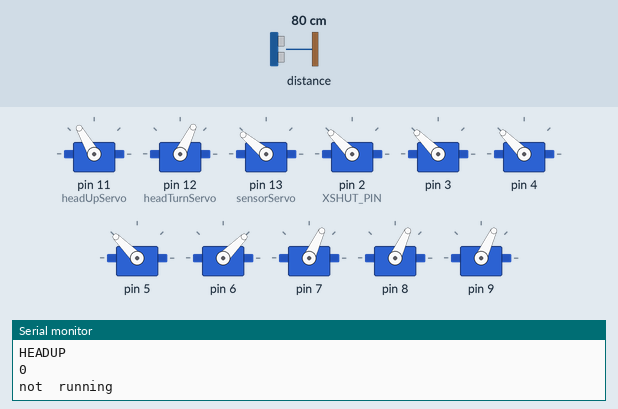
Simulated run of this sketch. Board: Arduino Uno, built with avr-gcc and run on an emulated ATmega328P. Shown: 11 × servo, the last lines printed to the serial monitor. The test bench sets the inputs (shaded band); at power-on: distance to the obstacle 80 cm.

Above: at 1.2 s.
1.3 s: distance to the obstacle set to 94 cm
4.3 s: distance to the obstacle set to 103 cm
At 5.64 s:
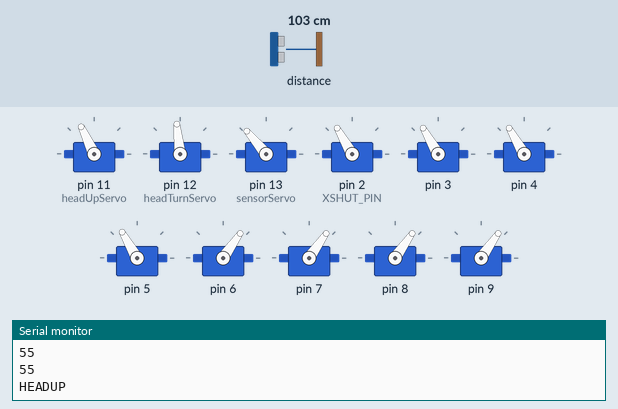
7.3 s: distance to the obstacle set to 2 cm
At 7.52 s:
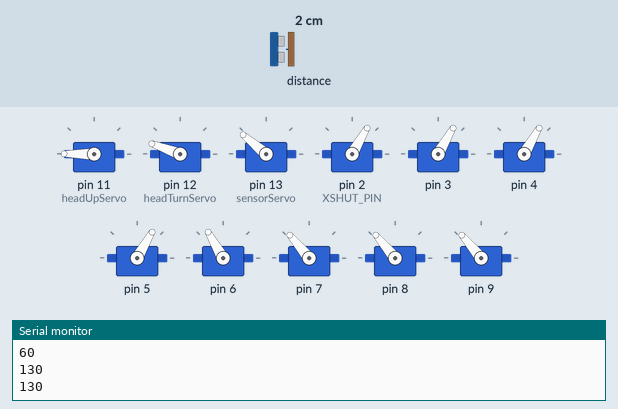
10.3 s: distance to the obstacle set to 120 cm
At 11.5 s:
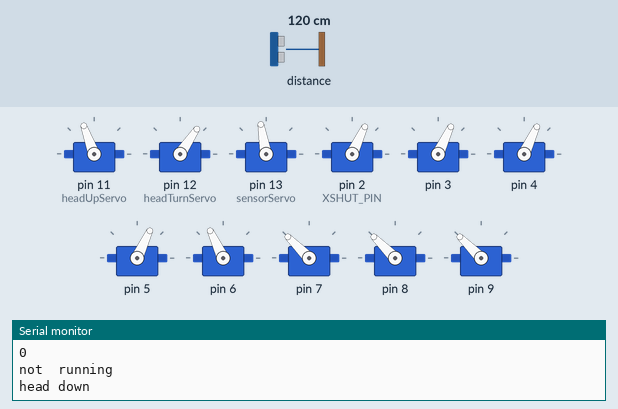
13.3 s: distance to the obstacle set to 4 cm
At 13.95 s:
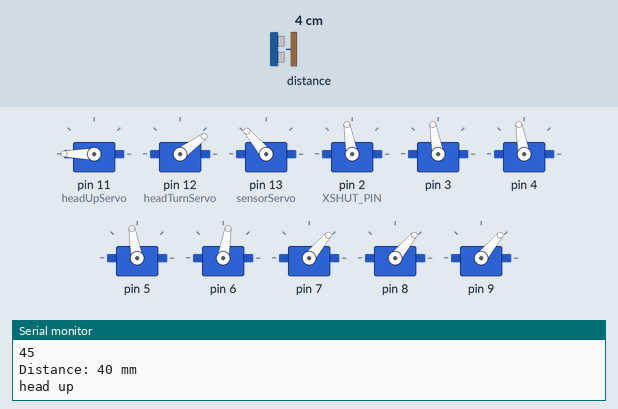
16.3 s: distance to the obstacle set to 250 cm
At 17.53 s:
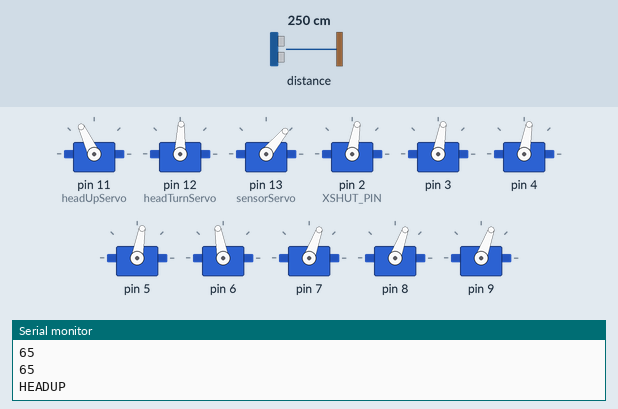
Timing chart, 0 to 21.9 s (numbered marks = the images above; inputs shaded):
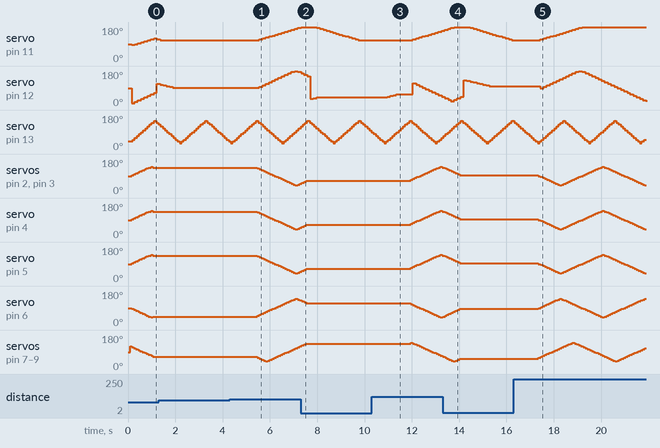

Measured:
- the behaviour switches between 99 and 100 cm on distance to the obstacle (found by bisection; images 0 and 1)
- after the input at 4.3 s, servo on pin 11 (headUpServo): moves from 110° to 175° over 1.6 s, starting after 1.2 s; servo on pin 12 (headTurnServo): rises from 92° to 180° in 1.5 s, then falls to 176° in 0.12 s
- after the input at 7.3 s, servo on pin 2 (XSHUT_PIN), servo on pin 3–5: goes on until 7.5 s, then stays 65°; servo on pin 6: goes on until 7.5 s, then stays 115°; servo on pin 7–9: goes on until 7.5 s, then stays 135°
- after the input at 10.3 s, servo on pin 11 (headUpServo): moves from 110° to 160° over 1.2 s, starting after 1.7 s; servo on pin 12 (headTurnServo): rises from 40° to 116° in 1.1 s, then falls to 44° in 1.2 s; servo on pin 2 (XSHUT_PIN), servo on pin 3–5: rises from 65° to 140° in 1.3 s, then falls to 135° in 0.09 s
- after the input at 13.3 s, servo on pin 2 (XSHUT_PIN), servo on pin 3–5: goes on until 14.0 s, then stays 95°; servo on pin 6: goes on until 14.0 s, then stays 85°
- after the input at 16.3 s, servo on pin 11 (headUpServo): moves from 110° to 180° over 1.8 s, starting after 1.1 s; servo on pin 12 (headTurnServo): 100° → 88° after 1.1 s, → 96° 0.15 s later, → 104° 0.12 s later, → 112° 0.15 s later, … (33 changes in this stretch)
- by itself, servo on pin 2 (XSHUT_PIN), servo on pin 3: rises from 90° to 140° in 0.81 s, then falls to 135° in 0.07 s

The sketch:

final.ino
```cpp
#include "Adafruit_VL53L1X.h"
#include <Servo.h>
#include <arduino-timer.h>

#define IRQ_PIN 1
#define XSHUT_PIN 2
#define TURN_SPEED 90 // degrees per sec
#define VERT_SPEED 90
#define DETECTION_MIN 30
#define DETECTION_MAX 150
#define ARM_MIN_ANGLE 40
#define ARM_MAX_ANGLE 140
#define HEAD_MAX_Y 190
#define HEAD_MIN_Y 110
#define HEAD_MAX_TURN 180
#define HEAD_MIN_TURN 20

auto timer = timer_create_default();
Adafruit_VL53L1X sensor = Adafruit_VL53L1X(XSHUT_PIN, IRQ_PIN);
Servo arms[8];
Servo headUpServo;
Servo headTurnServo;
Servo sensorServo;

int headY = 80;
bool headUp = true;

int goalHeadAngle = 0;
int currHeadAngle = 0;
int prevGoal = 0;

bool headTurnIncreasing = true;

int armsAngle = 90;
int secondArmsAngle = 120;
bool secondArmsIncreasing;
bool armsIncreasing = true;

int sensorAngle = DETECTION_MIN;
bool sensorIncreasing = true;

int numDetections = 0;
int detections[120];

void headMotion()  {
  int yAmount =  5;
  if (!headUp){
    Serial.println("head down");
    if (headY > HEAD_MIN_Y){
      headY -= yAmount;
      Serial.println("going up");
      headUpServo.write(headY);
      Serial.println(headUpServo.read());
    }
  }
  else {
    Serial.println("head up");
    if (headY < HEAD_MAX_Y){
      headY += yAmount;
      headUpServo.write(headY);
      Serial.println("going dow");
      Serial.println(headUpServo.read());
    }
  }

  if (headUp){
    int turnAmount = 8;
    if (headTurnIncreasing){
      if (currHeadAngle < HEAD_MAX_TURN){
        currHeadAngle += turnAmount;
      }
      else {
        headTurnIncreasing = false;
        currHeadAngle -= turnAmount;
      }
    }
    else {
      if (currHeadAngle > HEAD_MIN_TURN) {
        currHeadAngle -= turnAmount;
      }
      else {
        headTurnIncreasing = true;
        currHeadAngle += turnAmount;
      }
    }
    headTurnServo.write(currHeadAngle);
    Serial.print(".");
  }
  else {
    int turnAmount = 4;
    if (abs(currHeadAngle - goalHeadAngle) / turnAmount > 1){
      if (currHeadAngle > goalHeadAngle){
        Serial.println("going left");
        currHeadAngle -=  turnAmount;
        headTurnServo.write(180 - currHeadAngle);
        Serial.println(headTurnServo.read());
      }
      else {
        currHeadAngle +=  turnAmount;
        Serial.println("going right");
        headTurnServo.write(180 - currHeadAngle);
        Serial.println(headTurnServo.read());
      }
    }
    else {
      Serial.println("ehhh");
    }
  }
}

void armMotion() {
  Serial.println("HEADUP");
  Serial.println(headUp);
  if (headUp){
    for (int i = 0; i < 8; i += 1){
      //arms[i].write(90);
      if (i == 4){
        arms[i].write(ARM_MAX_ANGLE - armsAngle + ARM_MIN_ANGLE);
      }
      else if (i > 4){
        arms[i].write(secondArmsAngle);
        Serial.println(arms[i].read());
      }
      else{
        arms[i].write(armsAngle);
        Serial.println(arms[i].read());
      }

    }
    int x = 5;

    if (armsIncreasing){
      if (armsAngle < ARM_MAX_ANGLE){
        armsAngle += x;
      }
      else {
        armsIncreasing = false;
        armsAngle -= x;
      }
    }
    else {
      if (armsAngle > ARM_MIN_ANGLE) {
        armsAngle -= x;
      }
      else {
        armsIncreasing = true;
        armsAngle += x;
      }
    }
    if (secondArmsIncreasing){
      if (secondArmsAngle < ARM_MAX_ANGLE){
        secondArmsAngle += x;
      }
      else {
        secondArmsIncreasing = false;
        secondArmsAngle -= x;
      }
    }
    else {
      if (secondArmsAngle > ARM_MIN_ANGLE) {
        secondArmsAngle -= x;
      }
      else {
        secondArmsIncreasing = true;
        secondArmsAngle += x;
      }
    }
  }
  else {
    Serial.println("not  running");
  }
}

void sensing() {
  if (sensorIncreasing){
    sensorAngle += 10;
  }
  else {
    sensorAngle -= 10;
  }
  //Serial.println(sensorIncreasing);

  sensorServo.write(sensorAngle);
 // Serial.println(sensorServo.read());

  if (sensor.dataReady()) {
    // new measurement for the taking!
    int distance = sensor.distance();
    if (distance == -1) {
      // something went wrong!
      Serial.print("FAR");
      // Serial.println(vl53.vl_status);
      //return;
    }
    else {

      //Serial.println(numDetections);
      if (distance < 1000) {
        Serial.print(F("Distance: "));
        Serial.print(distance);
        Serial.println(" mm");
        // personPos = (pos * 2 + personPos) / 3;
        detections[numDetections] = sensorAngle;
        numDetections += 1;

      }
    }

    // data is read out, time for another reading!
  }
  else {
    Serial.println("FAILURE");
    Serial.println(sensorAngle);
    Serial.println("----");
  }
  sensor.clearInterrupt();

  if (sensorAngle == DETECTION_MIN  || sensorAngle == DETECTION_MAX){
    Serial.println(numDetections);
    if (numDetections > 1){
      headUp = false;
      int sum = 0;
      for (int i = 0; i < (DETECTION_MAX - DETECTION_MIN); i += 1){
        sum += detections[i];
      }
      if (abs(sum / numDetections - prevGoal)  > 15){
        prevGoal = goalHeadAngle;
        goalHeadAngle = sum / numDetections;

      }
    }
    else {
      headUp = true;
    }
    if (sensorIncreasing){
      sensorIncreasing = false;
    }
    else {
      sensorIncreasing = true;
    }
    numDetections = 0;
    for (int i = 0; i < (DETECTION_MAX - DETECTION_MIN);  i += 1){
      detections[i] = 0;
    }
  }
}


void setup() {
  Serial.begin(9600);
  while (!Serial) delay(10);


  headUpServo.attach(11);
  headTurnServo.attach(12);
  sensorServo.attach(13);
  Serial.println(sensorServo.read());
  sensorServo.write(40);
  Serial.println(sensorServo.read());
  for (int i = 0; i < 8; i += 1){
    arms[i].attach(i+2);
  }

  Wire.begin();
  Serial.println("beginning");
  if (! sensor.begin(0x29, &Wire)) {
    Serial.print("Error on init of VL sensor: ");
    Serial.println(sensor.vl_status);
    while (1)       delay(10);
  }
  Serial.println(("VL53L1X sensor OK!"));

  if (! sensor.startRanging()) {
    Serial.print(F("Couldn't start ranging: "));
    Serial.println(sensor.vl_status);
    while (1)       delay(10);
  }
  Serial.println(F("Ranging started"));
  // Valid timing budgets: 15, 20, 33, 50, 100, 200 and 500ms!
  sensor.setTimingBudget(33);
  Serial.print(F("Timing budget (ms): "));
  Serial.println(sensor.getTimingBudget());

  Serial.println("HI");

  timer.every(90, sensing);
  timer.every(130, headMotion);
  timer.every(70, armMotion);
  Serial.println("running");
}

void loop() {
  timer.tick();
}
```
